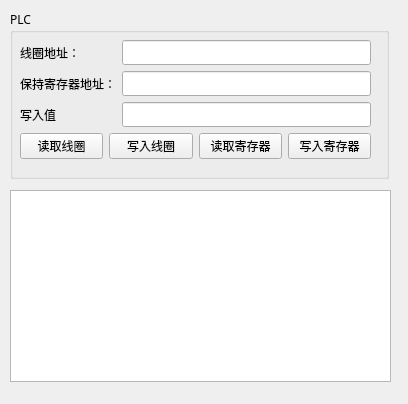
<?xml version="1.0" encoding="UTF-8"?>
<ui version="4.0">
 <class>PlcTestForm</class>
 <widget class="QWidget" name="PlcTestForm">
  <property name="geometry">
   <rect>
    <x>0</x>
    <y>0</y>
    <width>408</width>
    <height>404</height>
   </rect>
  </property>
  <property name="windowTitle">
   <string>plc测试窗口</string>
  </property>
  <widget class="QGroupBox" name="groupBox_3">
   <property name="geometry">
    <rect>
     <x>10</x>
     <y>10</y>
     <width>379</width>
     <height>169</height>
    </rect>
   </property>
   <property name="font">
    <font>
     <family>华文中宋</family>
    </font>
   </property>
   <property name="title">
    <string>PLC</string>
   </property>
   <widget class="QWidget" name="verticalLayoutWidget_2">
    <property name="geometry">
     <rect>
      <x>10</x>
      <y>30</y>
      <width>351</width>
      <height>121</height>
     </rect>
    </property>
    <layout class="QVBoxLayout" name="verticalLayout_2">
     <item>
      <layout class="QGridLayout" name="gridLayout_3">
       <item row="0" column="0">
        <widget class="QLabel" name="lbPlcAddress">
         <property name="font">
          <font>
           <family>华文中宋</family>
          </font>
         </property>
         <property name="text">
          <string>线圈地址：</string>
         </property>
        </widget>
       </item>
       <item row="1" column="0">
        <widget class="QLabel" name="lbPlcholdaddress">
         <property name="font">
          <font>
           <family>华文中宋</family>
          </font>
         </property>
         <property name="text">
          <string>保持寄存器地址：</string>
         </property>
        </widget>
       </item>
       <item row="1" column="1">
        <widget class="QLineEdit" name="lePlcHold">
         <property name="font">
          <font>
           <family>华文中宋</family>
          </font>
         </property>
        </widget>
       </item>
       <item row="0" column="1">
        <widget class="QLineEdit" name="lePlcColi"/>
       </item>
       <item row="2" column="0">
        <widget class="QLabel" name="lbValue">
         <property name="text">
          <string>写入值</string>
         </property>
        </widget>
       </item>
       <item row="2" column="1">
        <widget class="QLineEdit" name="leWrite"/>
       </item>
      </layout>
     </item>
     <item>
      <layout class="QHBoxLayout" name="horizontalLayout_2">
       <item>
        <widget class="QPushButton" name="pbtCoilRead">
         <property name="font">
          <font>
           <family>华文中宋</family>
          </font>
         </property>
         <property name="text">
          <string>读取线圈</string>
         </property>
        </widget>
       </item>
       <item>
        <widget class="QPushButton" name="pbtColiWrite">
         <property name="font">
          <font>
           <family>华文中宋</family>
          </font>
         </property>
         <property name="text">
          <string>写入线圈</string>
         </property>
        </widget>
       </item>
       <item>
        <widget class="QPushButton" name="pbtHoldRead">
         <property name="font">
          <font>
           <family>华文中宋</family>
          </font>
         </property>
         <property name="text">
          <string>读取寄存器</string>
         </property>
        </widget>
       </item>
       <item>
        <widget class="QPushButton" name="pbtHoldWrite">
         <property name="font">
          <font>
           <family>华文中宋</family>
          </font>
         </property>
         <property name="text">
          <string>写入寄存器</string>
         </property>
        </widget>
       </item>
      </layout>
     </item>
    </layout>
   </widget>
  </widget>
  <widget class="QTextBrowser" name="textBrowser">
   <property name="geometry">
    <rect>
     <x>10</x>
     <y>190</y>
     <width>381</width>
     <height>192</height>
    </rect>
   </property>
  </widget>
 </widget>
 <resources/>
 <connections/>
</ui>
